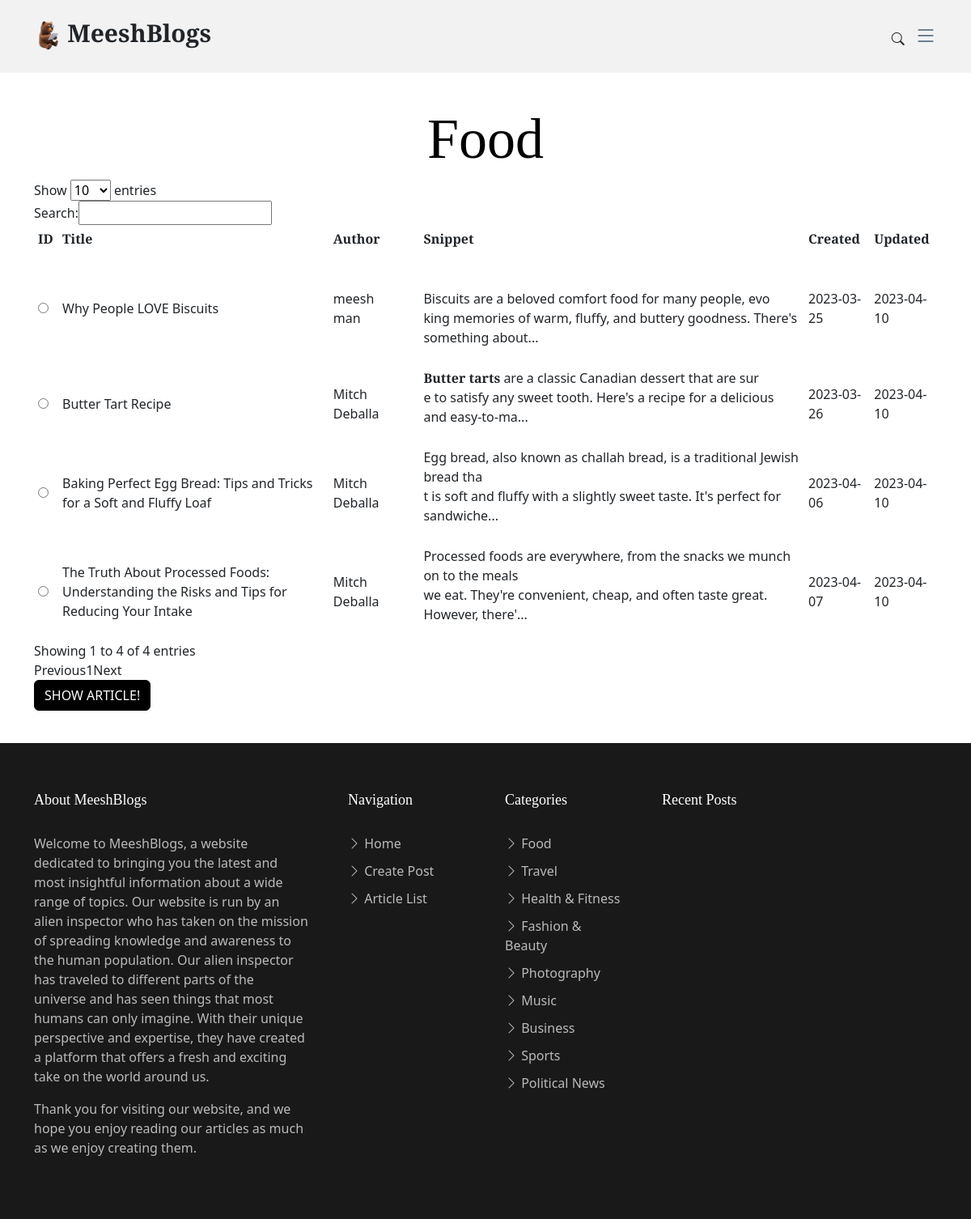
The app's page /articlelist.php?categoryid=1 with its own data.
### tables this page shows
CREATE TABLE `category` (
  `category_id` int(11) NOT NULL,
  `category` varchar(50) NOT NULL,
  `description` text NOT NULL
);

CREATE TABLE `posts` (
  `post_id` int(11) NOT NULL,
  `author_id` int(11) NOT NULL,
  `category_id` int(11) NOT NULL,
  `title` text NOT NULL,
  `content` longtext NOT NULL,
  `postCreated` timestamp NOT NULL DEFAULT current_timestamp(),
  `postUpdated` timestamp NOT NULL DEFAULT current_timestamp() ON UPDATE current_timestamp(),
  `publish_stat` varchar(3) NOT NULL,
  `view_count` int(9) NOT NULL
);

CREATE TABLE `users` (
  `user_id` int(11) NOT NULL,
  `fname` varchar(30) NOT NULL,
  `sname` varchar(30) NOT NULL,
  `email` varchar(50) NOT NULL,
  `dob` date NOT NULL,
  `username` varchar(30) NOT NULL,
  `password` varchar(256) NOT NULL,
  `level` int(11) NOT NULL,
  `registerDate` timestamp NOT NULL DEFAULT current_timestamp(),
  `lastLogin` timestamp NOT NULL DEFAULT current_timestamp() ON UPDATE current_timestamp(),
  `status` varchar(8) NOT NULL
);

### articlelist.php (the view, shortened to what this page needs)
<?php
if (isset($_SESSION['username'])) {
   if ($_SESSION['level'] == '1') {
      $header = '<header id="header" class="header d-flex align-items-center fixed-top">
    <div class="container-fluid container-xl d-flex align-items-center justify-content-between">
      <a href="index.php" class="logo d-flex align-items-center">
        <img src="imgs/logo.png" alt="">
        <h1>MeeshBlogs</h1>
      </a>
      <nav id="navbar" class="navbar">
        <ul>
          <li><a href="index.php">Home</a></li>
          <li><a href="create-post.php">Create Post</a></li>
          <li><a href="logout.php">Logout</a></li>
          <li><a href="manageaccount.php">Manage Account</a></li>
        </ul>
      </nav>
      <div class="position-relative">
        <a href="#" class="mx-2 js-search-open"><span class="bi-search"></span></a>
        <i class="bi bi-list mobile-nav-toggle"></i>
        <div class="search-form-wrap js-search-form-wrap">
          <form action="search-result.html" class="search-form">
            <span class="icon bi-search"></span>
            <input type="text" placeholder="Search" class="form-control" />
            <button class="btn js-search-close">
              <span class="bi-x"></span>
            </button>
          </form>
        </div>
      </div>
    </div>
  </header>';
   } else {
      $header = '  <header id="header" class="header d-flex align-items-center fixed-top">
    <div class="container-fluid container-xl d-flex align-items-center justify-content-between">
      <a href="index.php" class="logo d-flex align-items-center">
        <img src="imgs/logo.png" alt="">
        <h1>MeeshBlogs</h1>
      </a>
      <nav id="navbar" class="navbar">
        <ul>
          <li><a href="index.php">Home</a></li>
          <li><a href="create-post.php">Create Post</a></li>
          <li><a href="logout.php">Logout</a></li>
          <li><a href="admin.php">Admin</a></li>
        </ul>
      </nav>
      <div class="position-relative">
        <a href="#" class="mx-2 js-search-open"><span class="bi-search"></span></a>
        <i class="bi bi-list mobile-nav-toggle"></i>
        <div class="search-form-wrap js-search-form-wrap">
          <form action="search-result.html" class="search-form">
            <span class="icon bi-search"></span>
            <input type="text" placeholder="Search" class="form-control" />
            <button class="btn js-search-close">
              <span class="bi-x"></span>
            </button>
          </form>
        </div>
      </div>
    </div>
  </header>';
   }
} else {
   $header = '  <header id="header" class="header d-flex align-items-center fixed-top">
  <div class="container-fluid container-xl d-flex align-items-center justify-content-between">
    <a href="index.php" class="logo d-flex align-items-center">
      <img src="imgs/logo.png" alt="">
      <h1>MeeshBlogs</h1>
    </a>
    <nav id="navbar" class="navbar">
      <ul>
        <li><a href="index.php">Home</a></li>
        <li><a href="login.php">Login</a></li>
        <li><a href="register.php">Register</a></li>
      </ul>
    </nav>
    <div class="position-relative">
      <a href="#" class="mx-2 js-search-open"><span class="bi-search"></span></a>
      <i class="bi bi-list mobile-nav-toggle"></i>
      <div class="search-form-wrap js-search-form-wrap">
        <form action="search-result.html" class="search-form">
          <span class="icon bi-search"></span>
          <input type="text" placeholder="Search" class="form-control" />
          <button class="btn js-search-close">
            <span class="bi-x"></span>
          </button>
        </form>
      </div>
    </div>
  </div>
</header>';
}
require('dbc.php');
if (isset($_GET['categoryid'])) {
   $id = $_GET['categoryid'];
} else {
   $id = '0';
}
$query2 = "SELECT posts.post_id, posts.author_id, posts.title, posts.content, posts.postCreated, posts.postUpdated, posts.publish_stat, users.fname, users.sname
FROM `posts` JOIN users ON posts.author_id = users.user_id WHERE `posts`.`category_id` = '$id'";
$result2 = mysqli_query($conn, $query2) or die("Bad query");
$query3 = "SELECT category.category
FROM `category`
WHERE `category`.`category_id` = '$id'";
$result3 = mysqli_query($conn, $query3) or die("Bad query");
?>
<!DOCTYPE html>
<html lang="en">
<head>
   <link href="assets/vendor/bootstrap/css/bootstrap.min.css" rel="stylesheet" />
   <link href="assets/vendor/bootstrap-icons/bootstrap-icons.css" rel="stylesheet" />
   <link href="assets/vendor/swiper/swiper-bundle.min.css" rel="stylesheet" />
   <link href="assets/vendor/glightbox/css/glightbox.min.css" rel="stylesheet" />
   <link href="assets/vendor/aos/aos.css" rel="stylesheet" />
   <link href="assets/css/variables.css" rel="stylesheet" />
   <link href="assets/css/main.css" rel="stylesheet" />
</head>
<body>
   <?php echo $header; ?>
   <main id="main">
      <section>
         <div class="container">
            <div class="row">
               <div data-aos="fade-up">
                  <div class="text-center">
                     <h1 class="page-title">
                        <?php
                        while ($row3 = mysqli_fetch_array($result3)) {
                           $category2 = $row3['category'];
                        }
                        echo $category2;
                        ?>
                     </h1>
                  </div>
                  <form method="GET" action="singlearticle.php">
                     <table id="articles" width=100% cellpadding="5px">
                        <thead>
                           <tr>
                              <th> ID </th>
                              <th> Title </th>
                              <th> Author </th>
                              <th> Snippet </th>
                              <th> Created </th>
                              <th> Updated </th>
                           </tr>
                        </thead>
                        <tbody>
                           <?php
                           while ($row2 = mysqli_fetch_array($result2)) {
                              $publish_stat = $row2['publish_stat'];
                              if ($publish_stat == "Yes") {
                                 $post_id2 = $row2['post_id'];
                                 $postidbutton = "<input type = 'radio' name = 'postid' id = 'postid' value = '$post_id2'>";
                           ?>
                                 <tr>
                                    <td> <?php echo $postidbutton; ?> </td>
                                    <td style="width:30%"> <?php echo $row2['title']; ?> </td>
                                    <td style="width:10%""> <?php echo $row2['fname'] . "<br>" . $row2['sname']; ?> </td>
                                    <td> <?php echo substr($row2['content'], 0, 76) . "<br>" . substr($row2['content'], 76, 80) . "..."; ?> </td>
                                    <td> <?php echo substr($row2['postCreated'], 0, 10); ?> </td>
                                    <td> <?php echo substr($row2['postUpdated'], 0, 10); ?> </td>
                                 </tr>
                           <?php
                              } else {
                              }
                           }
                           ?>
                        </tbody>
                     </table>
                     <div class=" col-12">
                                       <input type="submit" name="category" class="btn btn-primary" value="SHOW ARTICLE!" />
               </div>
               </form>
            </div>
         </div>
         </div>
      </section>
   </main>
   <footer id="footer" class="footer">
      <div class="footer-content">
         <div class="container">
            <div class="row g-5">
               <div class="col-lg-4">
                  <h3 class="footer-heading">About MeeshBlogs</h3>
                  <p>
                     Welcome to MeeshBlogs, a website dedicated to bringing you the latest and most insightful information about a wide range of topics. Our website is run by an alien inspector who has taken on the mission of spreading knowledge and awareness to the human population.
                     Our alien inspector has traveled to different parts of the universe and has seen things that most humans can only imagine. With their unique perspective and expertise, they have created a platform that offers a fresh and exciting take on the world around us.
                  </p>
                  <p>
                     Thank you for visiting our website, and we hope you enjoy reading our articles as much as we enjoy creating them.
                  </p>
               </div>
               <div class="col-6 col-lg-2">
                  <h3 class="footer-heading">Navigation</h3>
                  <ul class="footer-links list-unstyled">
                     <li>
                        <a href="index.html"><i class="bi bi-chevron-right"></i> Home</a>
                     </li>
                     <li>
                        <a href="create-post.php"><i class="bi bi-chevron-right"></i> Create Post</a>
                     </li>
                     <li>
                        <a href="fullarticlelist.php"><i class="bi bi-chevron-right"></i> Article List</a>
                     </li>
                  </ul>
               </div>
               <div class="col-6 col-lg-2">
                  <h3 class="footer-heading">Categories</h3>
                  <ul class="footer-links list-unstyled">
                     <li>
                        <a href="articlelist.php?categoryid=1"><i class="bi bi-chevron-right"></i> Food</a>
                     </li>
                     <li>
                        <a href="articlelist.php?categoryid=2"><i class="bi bi-chevron-right"></i> Travel</a>
                     </li>
                     <li>
                        <a href="articlelist.php?categoryid=3"><i class="bi bi-chevron-right"></i> Health & Fitness</a>
                     </li>
                     <li>
                        <a href="articlelist.php?categoryid=4"><i class="bi bi-chevron-right"></i> Fashion & Beauty</a>
                     </li>
                     <li>
                        <a href="articlelist.php?categoryid=5"><i class="bi bi-chevron-right"></i> Photography</a>
                     </li>
                     <li>
                        <a href="articlelist.php?categoryid=6"><i class="bi bi-chevron-right"></i> Music</a>
                     </li>
                     <li>
                        <a href="articlelist.php?categoryid=7"><i class="bi bi-chevron-right"></i> Business</a>
                     </li>
                     <li>
                        <a href="articlelist.php?categoryid=8"><i class="bi bi-chevron-right"></i> Sports</a>
                     </li>
                     <li>
                        <a href="articlelist.php?categoryid=9"><i class="bi bi-chevron-right"></i> Political News</a>
                     </li>
                  </ul>
               </div>
               <div class="col-lg-4">
                  <h3 class="footer-heading">Recent Posts</h3>
               </div>
            </div>
         </div>
      </div>
</body>
</html>

### assets/css/variables.css (style rules this page uses)
:root { --font-default: 'EB Garamond', system-ui, -apple-system, "Segoe UI", Roboto, "Helvetica Neue", Arial, "Noto Sans", "Liberation Sans", sans-serif, "Apple Color Emoji", "Segoe UI Emoji", "Segoe UI Symbol", "Noto Color Emoji"; --font-primary: 'EB Garamond', serif; --font-secondary: 'Inter', sans-serif; --color-default: #212529; --color-default-rgb: 33, 37, 41; --color-links: #212529; --color-links-hover: #15171a; --color-primary: #212529; --color-primary-light: #26282c; --color-primary-dark: #0b0c0e; --color-primary-rgb: 33, 37, 41; --color-primary-light-rgb: 38, 40, 44; --color-primary-dark-rgb: 11, 12, 14; --color-secondary: #596d80; --color-secondary-light: #8498aa; --color-secondary-dark: #404f5c; --color-secondary-rgb: 89, 109, 128; --color-secondary-light-rgb: 132, 152, 170; --color-secondary-dark-rgb: 64, 79, 92; --color-blue: #0d6efd; --color-blue-rgb: 13, 110, 253; --color-indigo: #6610f2; --color-indigo-rgb: 102, 16, 242; --color-purple: #6f42c1; --color-purple-rgb: 111, 66, 193; --color-pink: #f3268c; --color-pink-rgb: 243, 38, 140; --color-red: #df1529; --color-red-rgb: 223, 21, 4; --color-orange: #fd7e14; --color-orange-rgb: 253, 126, 20; --color-yellow: #ffc107; --color-yellow-rgb: 255, 193, 7; --color-green: #059652; --color-green-rgb: 5, 150, 82; --color-teal: #20c997; --color-teal-rgb: 32, 201, 151; --color-cyan: #0dcaf0; --color-cyan-rgb: 13, 202, 240; --color-white: #ffffff; --color-white-rgb: 255, 255, 255; --color-gray: #6c757d; --color-gray-rgb: 108, 117, 125; --color-black: #000000; --color-black-rgb: 0, 0, 0; }
:root { --bs-blue: var(--color-blue); --bs-indigo: var(--color-indigo); --bs-purple: var(--color-purple); --bs-pink: var(--color-pink); --bs-red: var(--color-red); --bs-orange: var(--color-orange); --bs-yellow: var(--color-yellow); --bs-green: var(--color-green); --bs-teal: var(--color-teal); --bs-cyan: var(--color-cyan); --bs-white: var(--color-white); --bs-gray: var(--color-gray); --bs-gray-dark: #343a40; --bs-gray-100: #f8f9fa; --bs-gray-200: #e9ecef; --bs-gray-300: #dee2e6; --bs-gray-400: #ced4da; --bs-gray-500: #adb5bd; --bs-gray-600: #6c757d; --bs-gray-700: #495057; --bs-gray-800: #343a40; --bs-gray-900: #212529; --bs-primary: var(--color-blue); --bs-secondary: var(--color-blue); --bs-success: #198754; --bs-info: #0dcaf0; --bs-warning: #ffc107; --bs-danger: #dc3545; --bs-light: #f8f9fa; --bs-dark: #212529; --bs-primary-rgb: var(--color-primary-rgb); --bs-secondary-rgb: var(--color-secondary-rgb); --bs-success-rgb: 25, 135, 84; --bs-info-rgb: 13, 202, 240; --bs-warning-rgb: 255, 193, 7; --bs-danger-rgb: 220, 53, 69; --bs-light-rgb: 248, 249, 250; --bs-dark-rgb: 33, 37, 41; --bs-white-rgb: var(--color-white-rgb); --bs-black-rgb: var(--color-black-rgb); --bs-body-color-rgb: var(--color-default-rgb); --bs-body-bg-rgb: 255, 255, 255; --bs-font-sans-serif: var(--font-default); --bs-font-monospace: SFMono-Regular, Menlo, Monaco, Consolas, "Liberation Mono", "Courier New", monospace; --bs-gradient: linear-gradient(180deg, rgba(255, 255, 255, 0.15), rgba(255, 255, 255, 0)); --bs-body-font-family: var(--font-default); --bs-body-font-size: 1rem; --bs-body-font-weight: 400; --bs-body-line-height: 1.5; --bs-body-color: var(--color-default); --bs-body-bg: #fff; }

### records on screen
category: category "Food"
posts: title "Why People LOVE Biscuits", author.fname "meesh", author.sname "man", content "Biscuits are a beloved comfort food for many people, evo", content "king memories of warm, fluffy, and buttery goodness. There's something about", postCreated "2023-03-25", postUpdated "2023-04-10"
posts: title "Butter Tart Recipe", author.fname "Mitch", author.sname "Deballa", content "Butter tarts are a classic Canadian dessert that are sur", content "e to satisfy any sweet tooth. Here's a recipe for a delicious and easy-to-ma", postCreated "2023-03-26", postUpdated "2023-04-10"
posts: title "Baking Perfect Egg Bread: Tips and Tricks for a Soft and Fluffy Loaf", author.fname "Mitch", author.sname "Deballa", content "Egg bread, also known as challah bread, is a traditional Jewish bread tha", content "t is soft and fluffy with a slightly sweet taste. It's perfect for sandwiche", postCreated "2023-04-06", postUpdated "2023-04-10"
posts: title "The Truth About Processed Foods: Understanding the Risks and Tips for Reducing Your Intake", author.fname "Mitch", author.sname "Deballa", content "Processed foods are everywhere, from the snacks we munch on to the meals", content "we eat. They're convenient, cheap, and often taste great. However, there'", postCreated "2023-04-07", postUpdated "2023-04-10"
